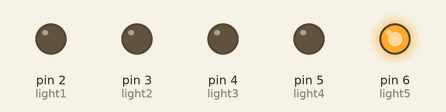
This sketch was run on a simulated Arduino Uno, built with avr-gcc and run on an emulated ATmega328P. On the bench: output pins drawn as LEDs (lit = HIGH).

Above: at 0.02 s.
At 0.77 s:
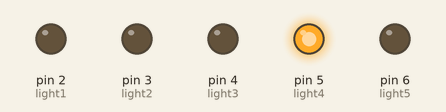
At 1.47 s:
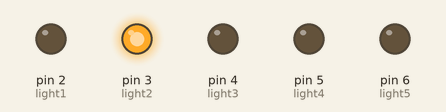
At 2.22 s:
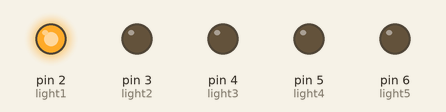
At 2.92 s:
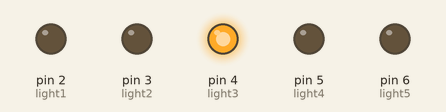
Timing chart, 0 to 3.2 s (numbered marks = the images above):
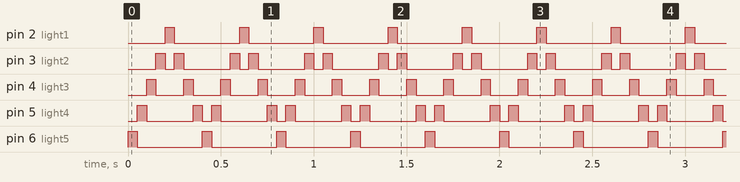

Measured:
- by itself, pin 2 (light1), pin 6 (light5): alternates HIGH for 0.05 s and LOW for 0.35 s
- by itself, pin 3 (light2): repeats every 0.40 s: LOW 0.05 s, HIGH 0.05 s, LOW 0.25 s, HIGH 0.05 s
- by itself, pin 4 (light3): alternates HIGH for 0.05 s and LOW for 0.15 s
- by itself, pin 5 (light4): repeats every 0.40 s: LOW 0.25 s, HIGH 0.05 s, LOW 0.05 s, HIGH 0.05 s

The sketch:

led-binary-representation.ino
```cpp
int light1 = 2;
int light2 = 3;
int light3 = 4;
int light4 = 5;
int light5 = 6;
int dly = 50;

void setup() {
  pinMode(light1, OUTPUT);
  pinMode(light2, OUTPUT);
  pinMode(light3, OUTPUT);
  pinMode(light4, OUTPUT);
  pinMode(light5, OUTPUT);
 // This needs to be in a loop, of course
}

void loop() {
  // put your main code here, to run repeatedly:

  digitalWrite(light1, LOW);
  digitalWrite(light2, LOW);
  digitalWrite(light3, LOW);
  digitalWrite(light4, LOW);
  digitalWrite(light5, HIGH);
  delay(dly);

  digitalWrite(light1, LOW);
  digitalWrite(light2, LOW);
  digitalWrite(light3, LOW);
  digitalWrite(light4, HIGH);
  digitalWrite(light5, LOW);
  delay(dly);

  digitalWrite(light1, LOW);
  digitalWrite(light2, LOW);
  digitalWrite(light3, HIGH);
  digitalWrite(light4, LOW);
  digitalWrite(light5, LOW);
  delay(dly);

  digitalWrite(light1, LOW);
  digitalWrite(light2, HIGH);
  digitalWrite(light3, LOW);
  digitalWrite(light4, LOW);
  digitalWrite(light5, LOW);
  delay(dly);

  digitalWrite(light1, HIGH);
  digitalWrite(light2, LOW);
  digitalWrite(light3, LOW);
  digitalWrite(light4, LOW);
  digitalWrite(light5, LOW);
  delay(dly);

  digitalWrite(light1, LOW);
  digitalWrite(light2, HIGH);
  digitalWrite(light3, LOW);
  digitalWrite(light4, LOW);
  digitalWrite(light5, LOW);
  delay(dly);

  digitalWrite(light1, LOW);
  digitalWrite(light2, LOW);
  digitalWrite(light3, HIGH);
  digitalWrite(light4, LOW);
  digitalWrite(light5, LOW);
  delay(dly);

  digitalWrite(light1, LOW);
  digitalWrite(light2, LOW);
  digitalWrite(light3, LOW);
  digitalWrite(light4, HIGH);
  digitalWrite(light5, LOW);
  delay(dly);
}

  
```
